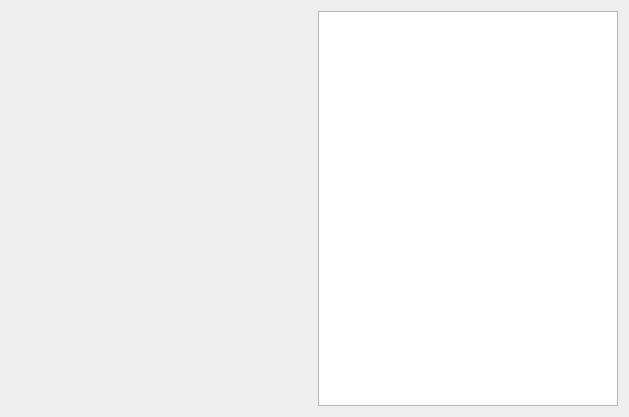
<?xml version="1.0" encoding="UTF-8"?>
<ui version="4.0">
 <class>MatrixDataPlot</class>
 <widget class="QWidget" name="MatrixDataPlot">
  <property name="geometry">
   <rect>
    <x>0</x>
    <y>0</y>
    <width>629</width>
    <height>417</height>
   </rect>
  </property>
  <property name="windowTitle">
   <string>MatrixDataPlot</string>
  </property>
  <layout class="QHBoxLayout" name="horizontalLayout">
   <item>
    <widget class="QCustomPlot" name="customPlot" native="true">
     <property name="sizePolicy">
      <sizepolicy hsizetype="Expanding" vsizetype="Expanding">
       <horstretch>0</horstretch>
       <verstretch>0</verstretch>
      </sizepolicy>
     </property>
    </widget>
   </item>
   <item>
    <layout class="QVBoxLayout" name="verticalLayout">
     <item>
      <widget class="QTreeView" name="layerView"/>
     </item>
    </layout>
   </item>
  </layout>
 </widget>
 <layoutdefault spacing="6" margin="11"/>
 <customwidgets>
  <customwidget>
   <class>QCustomPlot</class>
   <extends>QWidget</extends>
   <header>QCustomPlot/qcustomplot.h</header>
   <container>1</container>
  </customwidget>
 </customwidgets>
 <resources/>
 <connections/>
</ui>
